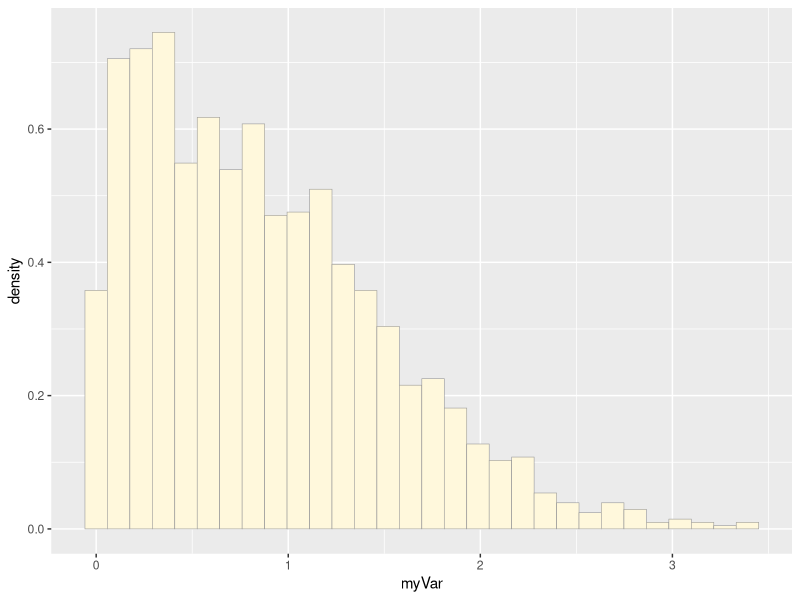
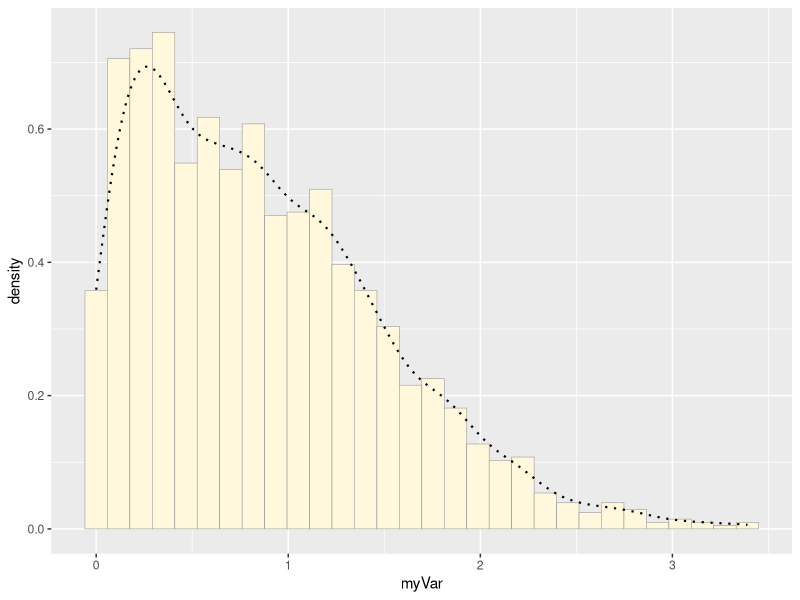
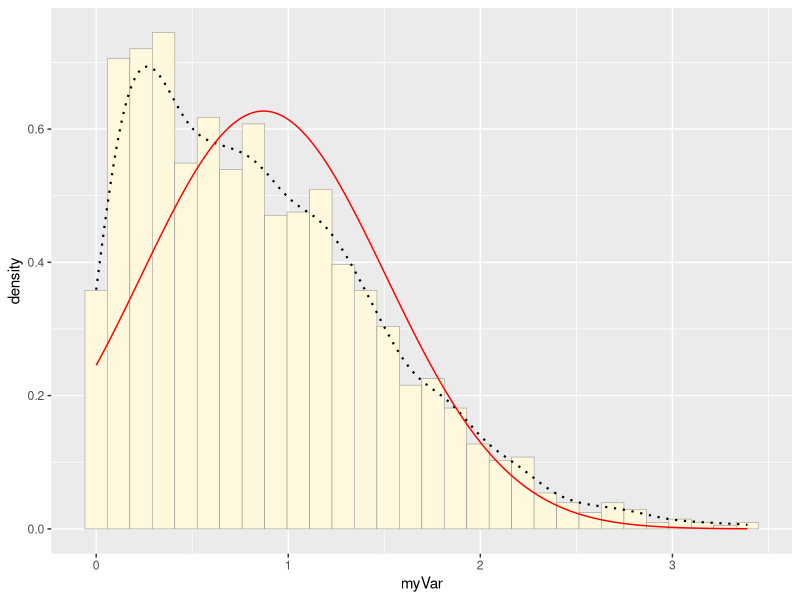
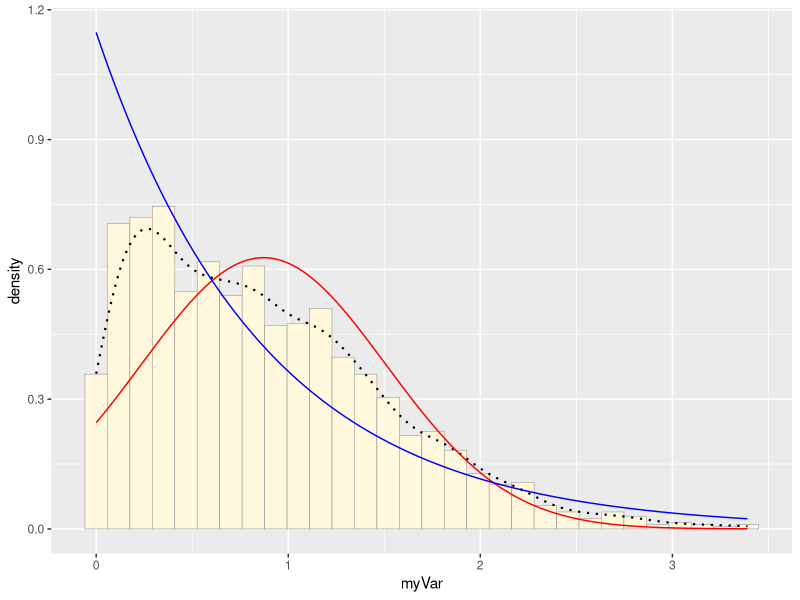
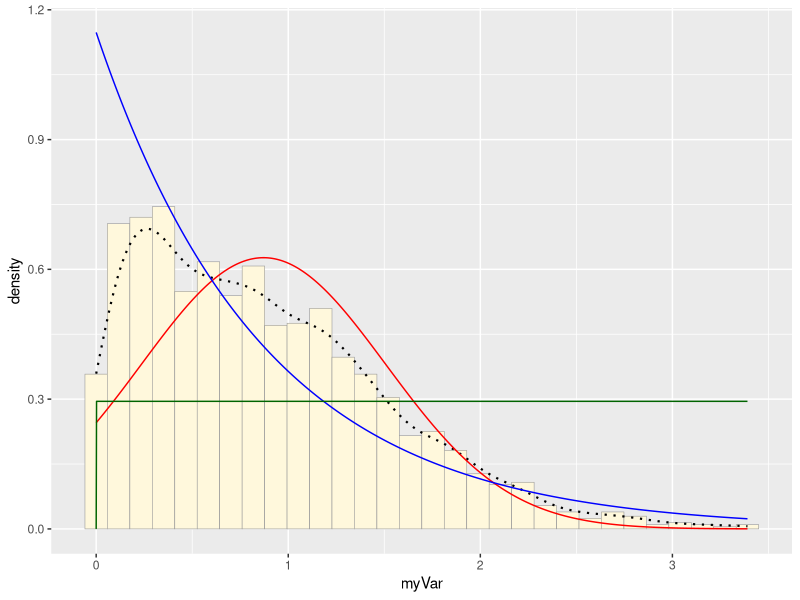
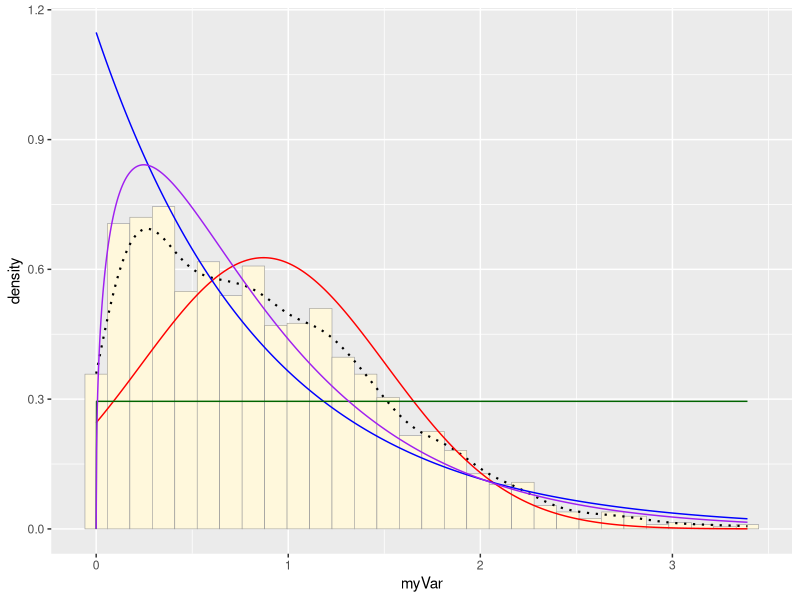
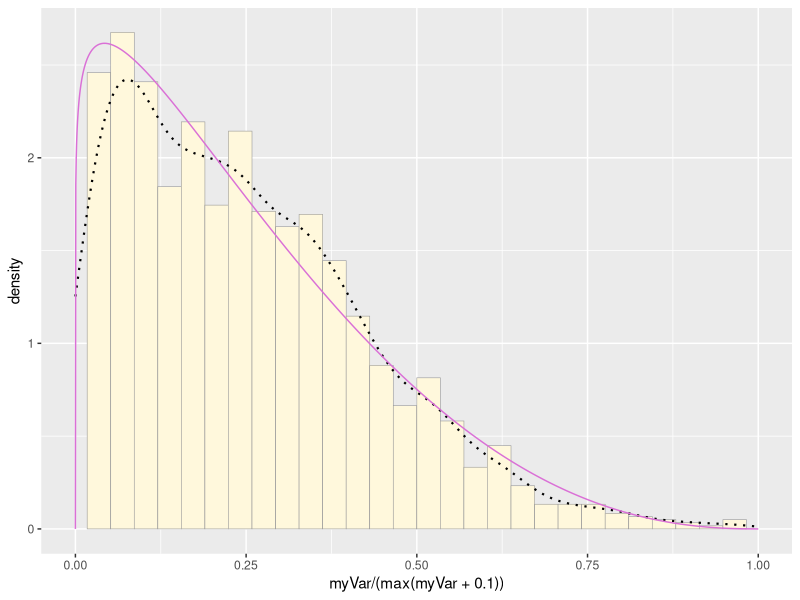
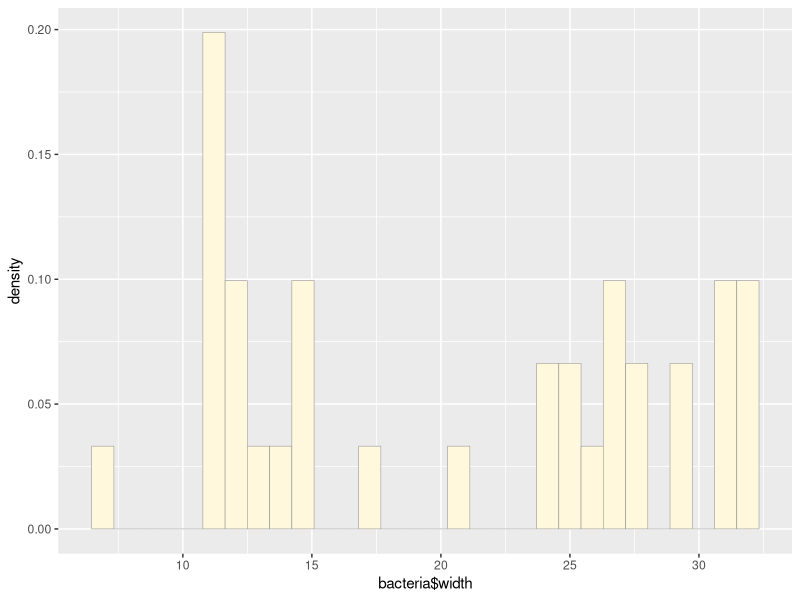

Recreate these plots in R, in order.
## ---- chunk 1

library(ggplot2) # for graphics
library(MASS) # for maximum likelihood estimation

## ---- chunk 2
# quick and dirty, a truncated normal distribution to work on the solution set

z <- rnorm(n=3000,mean=0.2)
z <- data.frame(1:3000,z)
names(z) <- list("ID","myVar")
z <- z[z$myVar>0,]
str(z)
summary(z$myVar)
## ---- chunk 3
# ..density.. --> shorthand for ggplot to plot the density
p1 <- ggplot(data=z, aes(x=myVar, y=..density..)) +
  geom_histogram(color="grey60",fill="cornsilk",size=0.2) 
print(p1)

## ---- chunk 4
p1 <-  p1 +  geom_density(linetype="dotted",size=0.75)
print(p1)
## ---- chunk 5
normPars <- fitdistr(z$myVar,"normal")
print(normPars)
str(normPars)
normPars$estimate["mean"] # note structure of getting a named attribute
## ---- chunk 6
meanML <- normPars$estimate["mean"]
sdML <- normPars$estimate["sd"]

xval <- seq(0,max(z$myVar),len=length(z$myVar))

 stat <- stat_function(aes(x = xval, y = ..y..), fun = dnorm, colour="red", n = length(z$myVar), args = list(mean = meanML, sd = sdML)) #red line = probability density
 p1 + stat
 
# the best-fitting normal distribution (red curve) for these data actually has a biased mean. That is because the data set has no negative values, so the normal distribution (which is symmetric) is not working well
## ---- chunk 7
expoPars <- fitdistr(z$myVar,"exponential")
rateML <- expoPars$estimate["rate"]

stat2 <- stat_function(aes(x = xval, y = ..y..), fun = dexp, colour="blue", n = length(z$myVar), args = list(rate=rateML))
 p1 + stat + stat2
## ---- chunk 8
# For the uniform, we don’t need to use fitdistr because the maximum likelihood estimators of the two parameters are just the minimum and the maximum of the data
stat3 <- stat_function(aes(x = xval, y = ..y..), fun = dunif, colour="darkgreen", n = length(z$myVar), args = list(min=min(z$myVar), max=max(z$myVar)))
 p1 + stat + stat2 + stat3
## ---- chunk 9
gammaPars <- fitdistr(z$myVar,"gamma")
shapeML <- gammaPars$estimate["shape"]
rateML <- gammaPars$estimate["rate"]

stat4 <- stat_function(aes(x = xval, y = ..y..), fun = dgamma, colour="purple", n = length(z$myVar), args = list(shape=shapeML, rate=rateML))
 p1 + stat + stat2 + stat3 + stat4
## ---- chunk 10

#This one has to be shown in its own plot because the raw data must be rescaled so they are between 0 and 1, and then they can be compared to the beta

pSpecial <- ggplot(data=z, aes(x=myVar/(max(myVar + 0.1)), y=..density..)) +
  geom_histogram(color="grey60",fill="cornsilk",size=0.2) + 
  xlim(c(0,1)) +
  geom_density(size=0.75,linetype="dotted")

betaPars <- fitdistr(x=z$myVar/max(z$myVar + 0.1),start=list(shape1=1,shape2=2),
                     "beta")
shape1ML <- betaPars$estimate["shape1"]
shape2ML <- betaPars$estimate["shape2"]

statSpecial <- stat_function(aes(x = xval, y = ..y..), fun = dbeta, 
                             colour="orchid", n = length(z$myVar), args = list(shape1=shape1ML,shape2=shape2ML))
pSpecial + statSpecial
## ---- chunk 11
bacteria <- read.csv("Tuesday_ZOI.csv")
as.data.frame(bacteria)
str(bacteria)
summary(bacteria)

#z <- rnorm(n=3000,mean=0.2)
#z <- data.frame(1:3000,z)
#names(z) <- list("ID","myVar")
#z <- z[z$myVar>0,]
#str(z)
#summary(z$myVar)

p1 <- ggplot(data=bacteria, aes(x=bacteria$width, y=..density..)) +
  geom_histogram(color="grey60",fill="cornsilk",size=0.2) 
print(p1)

p1 <-  p1 +  geom_density(linetype="dotted",size=0.75)
print(p1)

normPars <- fitdistr(bacteria$width,"normal")
print(normPars)
str(normPars)
normPars$estimate["mean"] # note structure of getting a named attribute

meanML <- normPars$estimate["mean"]
sdML <- normPars$estimate["sd"]

xval <- seq(0,max(bacteria$width),len=length(bacteria$width))

stat <- stat_function(aes(x = xval, y = ..y..), fun = dnorm, colour="red", n = length(bacteria$width), args = list(mean = meanML, sd = sdML))
 p1 + stat
 
expoPars <- fitdistr(bacteria$width,"exponential")
rateML <- expoPars$estimate["rate"]

stat2 <- stat_function(aes(x = xval, y = ..y..), fun = dexp, colour="blue", n = length(bacteria$width), args = list(rate=rateML))
 p1 + stat + stat2
 
stat3 <- stat_function(aes(x = xval, y = ..y..), fun = dunif, 
                       colour="darkgreen", n = length(bacteria$width), args = list(min=min(bacteria$width), max=max(bacteria$width)))
 p1 + stat + stat2 + stat3
 
gammaPars <- fitdistr(bacteria$width,"gamma")
shapeML <- gammaPars$estimate["shape"]
rateML <- gammaPars$estimate["rate"]
print(gammaPars)

stat4 <- stat_function(aes(x = xval, y = ..y..), fun = dgamma, colour="purple",
                       n = length(bacteria$width), args = list(shape=shapeML, rate=rateML))
 p1 + stat + stat2 + stat3 + stat4
 
pSpecial <- ggplot(data=bacteria, aes(x=width/(max(width + 0.1)), 
                                      y=..density..)) +
  geom_histogram(color="grey60",fill="cornsilk",size=0.2) + 
  xlim(c(0,1)) +
  geom_density(size=0.75,linetype="dotted")

betaPars <- fitdistr(x=bacteria$width/max(bacteria$width + 0.1),start=list(shape1=1,shape2=2),"beta")
shape1ML <- betaPars$estimate["shape1"]
shape2ML <- betaPars$estimate["shape2"]

statSpecial <- stat_function(aes(x = xval, y = ..y..), fun = dbeta,
                             colour="orchid", n = length(bacteria$width), args = list(shape1=shape1ML,shape2=shape2ML))
pSpecial + statSpecial

## ---- chunk 12

#from before
gammaPars <- fitdistr(bacteria$width,"gamma")
shapeML <- gammaPars$estimate["shape"]
rateML <- gammaPars$estimate["rate"]
print(gammaPars)

z2 <- rgamma(n=35,shape = 5.743, scale = 0.277)
z2 <- data.frame(1:35,z2)
names(z2) <- list("ID","myVar")
z2 <- z2[z2$myVar>0,]
str(z2)
summary(z2$myVar)

xval2 <- seq(0,max(z2$myVar),len=length(z2$myVar))

p3 <- ggplot(data=z2, aes(x=myVar, y=..density..)) +
  geom_histogram(color="grey60",fill="cornsilk",size=0.2) 
print(p3)

gammaPars <- fitdistr(z2$myVar,"gamma")
shapeML2 <- gammaPars$estimate["shape"]
rateML2 <- gammaPars$estimate["rate"]

stat4 <- stat_function(aes(x = xval2, y = ..y..), fun = dgamma, colour="brown", 
              n = length(z2$myVar), args = list(shape=shapeML2, rate=rateML2))
 p3 + stat4

p2 <- ggplot(data=bacteria, aes(x=width, y=..density..)) +
  geom_histogram(color="grey60",fill="cornsilk",size=0.2) 
print(p2)

stat5 <- stat_function(aes(x = xval2, y = ..y..), fun = dgamma, colour="purple", 
          n = length(bacteria$width), args = list(shape=shapeML, rate=rateML))
 p2 + stat5

